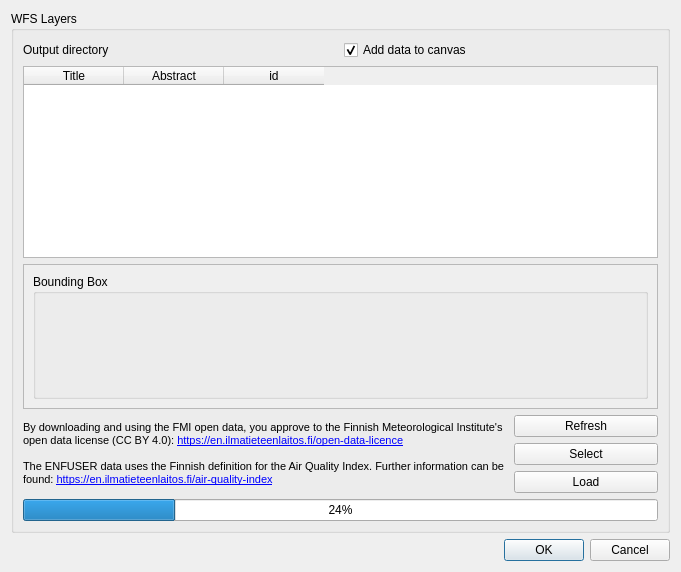
<?xml version="1.0" encoding="UTF-8"?>
<ui version="4.0">
 <class>Dialog</class>
 <widget class="QDialog" name="Dialog">
  <property name="windowModality">
   <enum>Qt::WindowModal</enum>
  </property>
  <property name="geometry">
   <rect>
       <x>0</x>
       <y>0</y>
       <width>681</width>
       <height>572</height>
   </rect>
  </property>
  <property name="windowTitle">
   <string>FMI2QGIS</string>
  </property>
  <layout class="QVBoxLayout" name="verticalLayout_4">
   <item>
    <widget class="QGroupBox" name="groupBox">
     <property name="title">
      <string>WFS Layers</string>
     </property>
     <layout class="QVBoxLayout" name="verticalLayout_3">
      <item>
       <layout class="QHBoxLayout" name="horizontalLayout_3">
        <item>
         <layout class="QHBoxLayout" name="horizontalLayout">
          <item>
           <widget class="QLabel" name="label">
            <property name="text">
             <string>Output directory</string>
            </property>
           </widget>
          </item>
          <item>
           <widget class="QgsFileWidget" name="btn_output_dir_select">
            <property name="storageMode">
             <enum>QgsFileWidget::GetDirectory</enum>
            </property>
           </widget>
          </item>
         </layout>
        </item>
        <item>
         <widget class="QCheckBox" name="chk_box_add_to_map">
          <property name="text">
           <string>Add data to canvas</string>
          </property>
          <property name="checked">
           <bool>true</bool>
          </property>
         </widget>
        </item>
       </layout>
      </item>
      <item>
       <layout class="QVBoxLayout" name="verticalLayout_2">
        <item>
         <widget class="QTableWidget" name="tbl_wdgt_stored_queries">
          <property name="editTriggers">
           <set>QAbstractItemView::NoEditTriggers</set>
          </property>
          <property name="selectionMode">
           <enum>QAbstractItemView::SingleSelection</enum>
          </property>
          <property name="selectionBehavior">
           <enum>QAbstractItemView::SelectRows</enum>
          </property>
          <column>
           <property name="text">
            <string>Title</string>
           </property>
          </column>
          <column>
           <property name="text">
            <string>Abstract</string>
           </property>
          </column>
          <column>
           <property name="text">
            <string>id</string>
           </property>
          </column>
         </widget>
        </item>
           <item>
               <widget class="QScrollArea" name="scrollArea">
                   <property name="widgetResizable">
                       <bool>true</bool>
                   </property>
                   <widget class="QWidget" name="scrollAreaWidgetContents">
                       <property name="geometry">
                           <rect>
                               <x>0</x>
                               <y>0</y>
                               <width>635</width>
                               <height>114</height>
                           </rect>
                       </property>
                       <layout class="QVBoxLayout" name="verticalLayout_5">
                           <item>
                               <widget class="QgsExtentGroupBox" name="extent_group_box_bbox">
                                   <property name="title">
                                       <string>Bounding Box</string>
                                   </property>
                                   <property name="collapsed">
                                       <bool>true</bool>
                                   </property>
                               </widget>
                           </item>
                           <item>
                               <layout class="QGridLayout" name="grid"/>
                           </item>
                       </layout>
                   </widget>
               </widget>
           </item>
       </layout>
      </item>
      <item>
       <layout class="QHBoxLayout" name="horizontalLayout_2">
        <item>
         <widget class="QLabel" name="label_2">
          <property name="text">
           <string>&lt;!DOCTYPE HTML PUBLIC &quot;-//W3C//DTD HTML 4.0//EN&quot; &quot;http://www.w3.org/TR/REC-html40/strict.dtd&quot;&gt;
&lt;html&gt;&lt;head&gt;&lt;meta name=&quot;qrichtext&quot; content=&quot;1&quot; /&gt;&lt;style type=&quot;text/css&quot;&gt;
p, li { white-space: pre-wrap; }
&lt;/style&gt;&lt;/head&gt;&lt;body style=&quot; font-family:'MS Shell Dlg 2'; font-size:8pt; font-weight:400; font-style:normal;&quot;&gt;
&lt;p style=&quot; margin-top:0px; margin-bottom:0px; margin-left:0px; margin-right:0px; -qt-block-indent:0; text-indent:0px;&quot;&gt;By downloading and using the FMI open data, you approve to the Finnish Meteorological Institute's &lt;/p&gt;
&lt;p style=&quot; margin-top:0px; margin-bottom:0px; margin-left:0px; margin-right:0px; -qt-block-indent:0; text-indent:0px;&quot;&gt;open data license (CC BY 4.0): &lt;a href=&quot;https://en.ilmatieteenlaitos.fi/open-data-licence&quot;&gt;&lt;span style=&quot; text-decoration: underline; color:#0000ff;&quot;&gt;https://en.ilmatieteenlaitos.fi/open-data-licence&lt;/span&gt;&lt;/a&gt;&lt;/p&gt;
&lt;p style=&quot;-qt-paragraph-type:empty; margin-top:0px; margin-bottom:0px; margin-left:0px; margin-right:0px; -qt-block-indent:0; text-indent:0px; text-decoration: underline; color:#0000ff;&quot;&gt;&lt;br /&gt;&lt;/p&gt;
&lt;p style=&quot; margin-top:0px; margin-bottom:0px; margin-left:0px; margin-right:0px; -qt-block-indent:0; text-indent:0px;&quot;&gt;The ENFUSER data uses the Finnish definition for the Air Quality Index. Further information can be &lt;/p&gt;
&lt;p style=&quot; margin-top:0px; margin-bottom:0px; margin-left:0px; margin-right:0px; -qt-block-indent:0; text-indent:0px;&quot;&gt;found: &lt;a href=&quot;https://en.ilmatieteenlaitos.fi/air-quality-index&quot;&gt;&lt;span style=&quot; text-decoration: underline; color:#0000ff;&quot;&gt;https://en.ilmatieteenlaitos.fi/air-quality-index&lt;/span&gt;&lt;/a&gt;&lt;/p&gt;&lt;/body&gt;&lt;/html&gt;</string>
          </property>
         </widget>
        </item>
        <item>
         <layout class="QVBoxLayout" name="verticalLayout">
          <item>
           <widget class="QPushButton" name="btn_refresh">
            <property name="text">
             <string>Refresh</string>
            </property>
           </widget>
          </item>
          <item>
           <widget class="QPushButton" name="btn_select">
            <property name="text">
             <string>Select</string>
            </property>
           </widget>
          </item>
          <item>
           <widget class="QPushButton" name="btn_load">
            <property name="enabled">
             <bool>true</bool>
            </property>
            <property name="text">
             <string>Load</string>
            </property>
           </widget>
          </item>
         </layout>
        </item>
       </layout>
      </item>
      <item>
       <widget class="QProgressBar" name="progress_bar">
        <property name="value">
         <number>24</number>
        </property>
       </widget>
      </item>
     </layout>
    </widget>
   </item>
   <item>
    <widget class="QDialogButtonBox" name="buttonBox">
     <property name="orientation">
      <enum>Qt::Horizontal</enum>
     </property>
     <property name="standardButtons">
      <set>QDialogButtonBox::Cancel|QDialogButtonBox::Ok</set>
     </property>
    </widget>
   </item>
  </layout>
 </widget>
 <customwidgets>
  <customwidget>
   <class>QgsCollapsibleGroupBox</class>
   <extends>QGroupBox</extends>
   <header>qgscollapsiblegroupbox.h</header>
   <container>1</container>
  </customwidget>
  <customwidget>
   <class>QgsExtentGroupBox</class>
   <extends>QgsCollapsibleGroupBox</extends>
   <header>qgsextentgroupbox.h</header>
   <container>1</container>
  </customwidget>
  <customwidget>
   <class>QgsFileWidget</class>
   <extends>QWidget</extends>
   <header>qgsfilewidget.h</header>
  </customwidget>
 </customwidgets>
 <resources/>
 <connections>
  <connection>
   <sender>buttonBox</sender>
   <signal>accepted()</signal>
   <receiver>Dialog</receiver>
   <slot>accept()</slot>
   <hints>
    <hint type="sourcelabel">
     <x>248</x>
     <y>254</y>
    </hint>
    <hint type="destinationlabel">
     <x>157</x>
     <y>274</y>
    </hint>
   </hints>
  </connection>
  <connection>
   <sender>buttonBox</sender>
   <signal>rejected()</signal>
   <receiver>Dialog</receiver>
   <slot>reject()</slot>
   <hints>
    <hint type="sourcelabel">
     <x>316</x>
     <y>260</y>
    </hint>
    <hint type="destinationlabel">
     <x>286</x>
     <y>274</y>
    </hint>
   </hints>
  </connection>
 </connections>
</ui>
